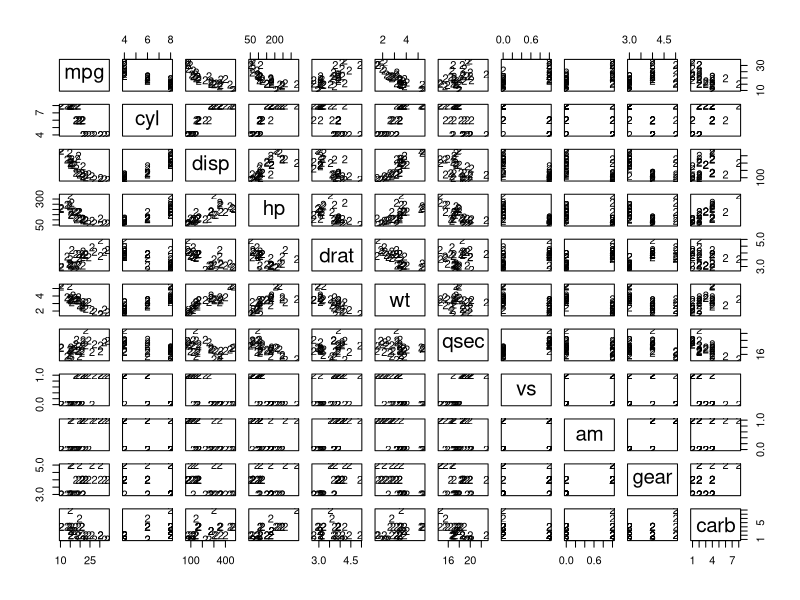

Here is the R script that generated this plot:
data(mtcars)

str(mtcars)

summary(mtcars)

## Length of the dataframe or rows
length(mtcars$mpg)

## No of rows and columns
NROW(mtcars)
NCOL(mtcars)

dim(mtcars)

names(mtcars)

## select a column by name
head(mtcars$mpg)

## select a column or rows
## dataframe[rows, columns]
mtcars[2,3:4]
table(is.na(mtcars))

#correlation
cor(mtcars)


plot(mtcars,pch= 50)